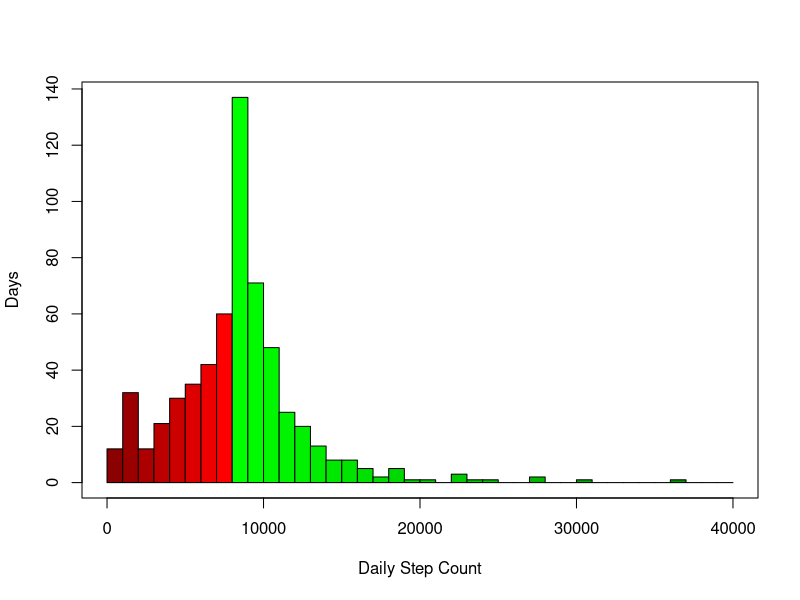
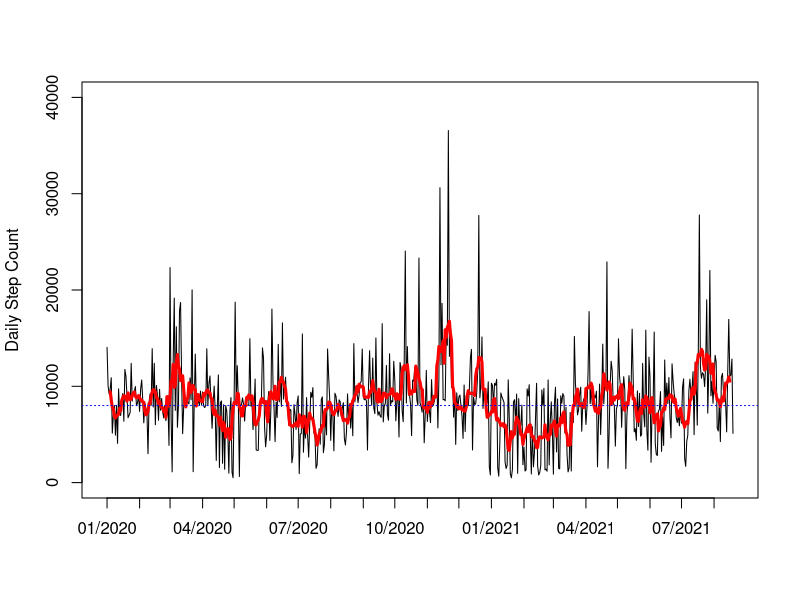

Here is the R script that generated these plots, in order:
##### Load libraries and initialise data ------------------------------------------------------------------

# Load libraries
library(tidyverse)
library(zoo)

# Load in step data
data <- read.csv("StepData.csv")

names(data)[1] <- "Year"
data <- mutate(data, Date = as.Date(paste(Month, Day, Year, sep = "/"), "%m/%d/%Y"))





##### Plot distribution of daily step counts --------------------------------------------------------------

hist(data$Steps, breaks = seq(0, 40000, by = 1000), xlab = "Daily Step Count", ylab = "Days",
     col = c(colorRampPalette(c("red4", "red"), 0.5)(8), colorRampPalette(c("green", "green4"))(32)),
     main = "")
box()





##### Plot moving average and daily counts ----------------------------------------------------------------

plot(data$Date, data$Steps, type = "l", ylim = c(0, 40000), ylab = "Daily Step Count",
     xlab = "", xaxt = "n")
axis.Date(1, at = seq(min(data$Date), max(data$Date), by = "1 mon"), format = "%m/%Y")
lines(data$Date, rollmean(data$Steps, 7, fill = list(NA, NULL, NA)), col = "red", lwd = 3)
abline(h = 8000, col = "blue", lty = 3)

